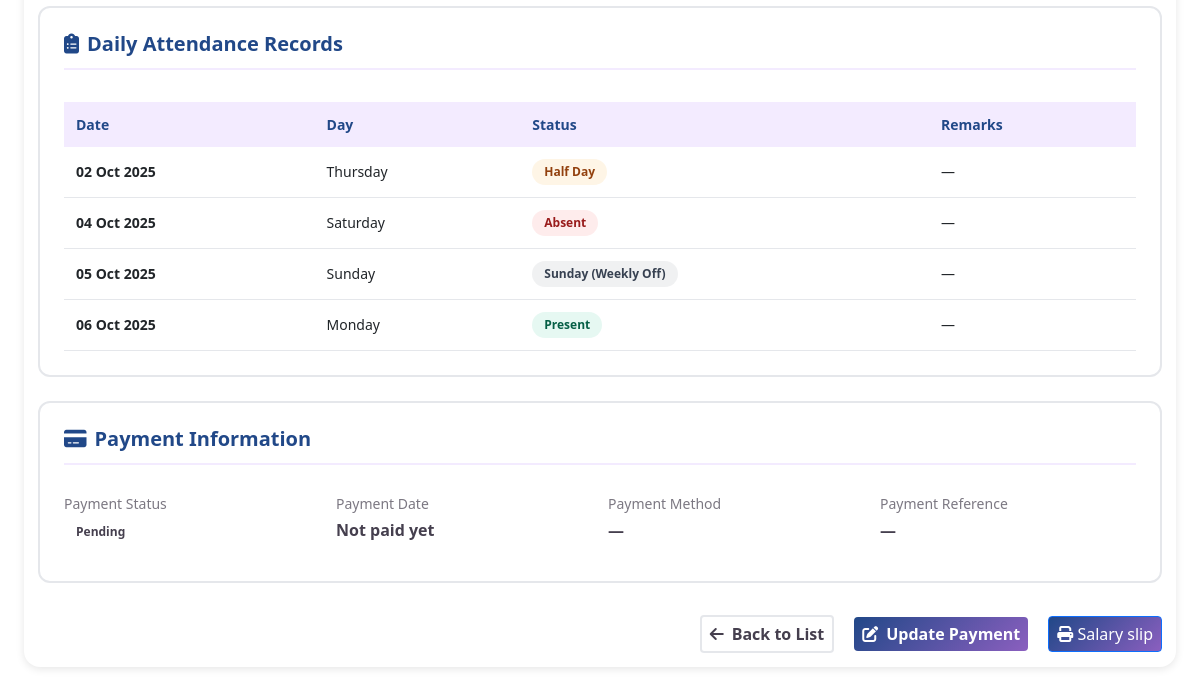
The app's page /utils/salary/detail/1/ (signed in, lower part), older data.
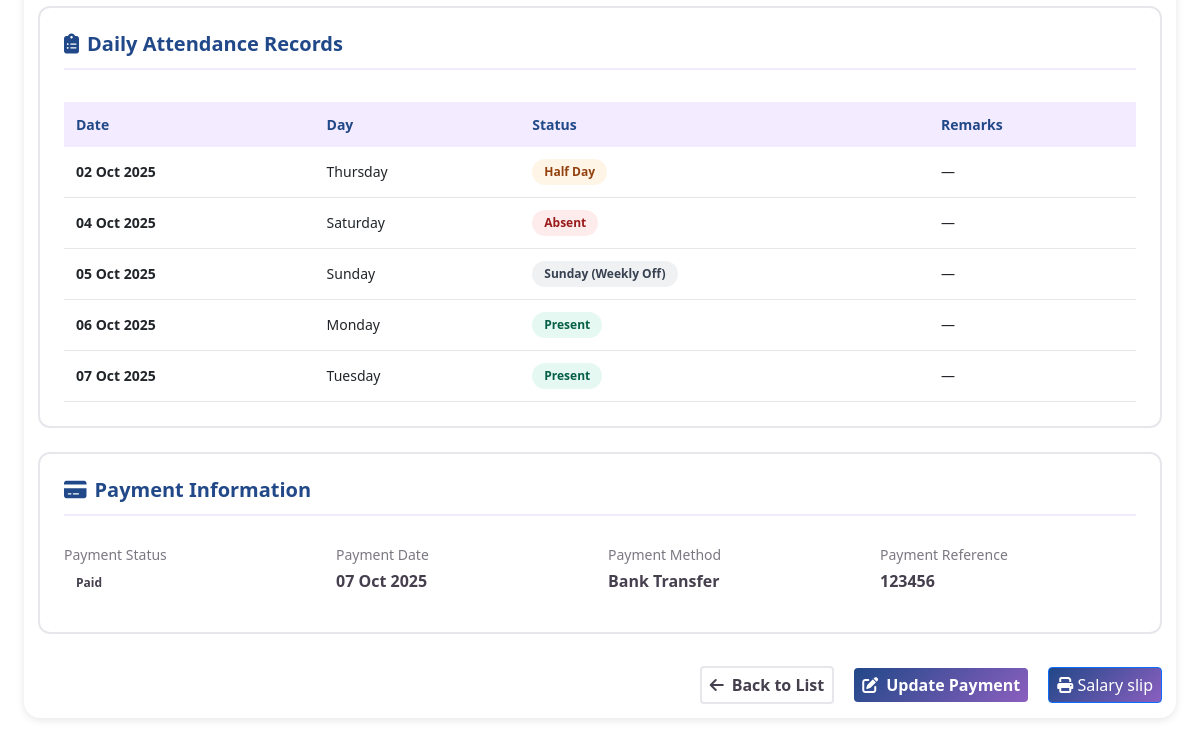
The same page, newer data.
### utils/models.py (models this page shows, shortened)
class Attendance(models.Model):
    STATUS_CHOICES = [
        ('present', 'Present'),
        ('absent', 'Absent'),
        ('half_day', 'Half Day'),
        ('sunday', 'Sunday (Weekly Off)'),
    ]
    teacher = models.ForeignKey('Teacher', on_delete=models.CASCADE, related_name='attendances')
    date = models.DateField()
    status = models.CharField(max_length=20, choices=STATUS_CHOICES)
    remarks = models.TextField(blank=True, help_text="Reason for absence or any notes")
    marked_by = models.CharField(max_length=100, blank=True)  # Admin who marked attendance
    marked_at = models.DateTimeField(auto_now_add=True)
    updated_at = models.DateTimeField(auto_now=True)
    class Meta:
        ordering = ['-date']
        unique_together = ['teacher', 'date']
        verbose_name = 'Attendance'
        verbose_name_plural = 'Attendance Records'
        indexes = [
            models.Index(fields=['teacher', 'date']),
            models.Index(fields=['date']),
        ]

class MonthlySalary(models.Model):
    PAYMENT_STATUS_CHOICES = [
        ('pending', 'Pending'),
        ('processed', 'Processed'),
        ('paid', 'Paid'),
        ('hold', 'On Hold'),
    ]
    teacher = models.ForeignKey('Teacher', on_delete=models.CASCADE, related_name='monthly_salaries')
    month = models.IntegerField(validators=[MinValueValidator(1), MaxValueValidator(12)])
    year = models.IntegerField(validators=[MinValueValidator(2020)])
    basic_salary = models.DecimalField(max_digits=10, decimal_places=2)
    accommodation_allowance = models.DecimalField(max_digits=10, decimal_places=2, default=0)
    transportation_allowance = models.DecimalField(max_digits=10, decimal_places=2, default=0)
    gross_salary = models.DecimalField(max_digits=10, decimal_places=2, editable=False)
    total_working_days = models.IntegerField(default=0)  # Excludes Sundays
    days_present = models.IntegerField(default=0)
    days_absent = models.IntegerField(default=0)
    half_days = models.IntegerField(default=0)
    bonus = models.DecimalField(max_digits=10, decimal_places=2, default=0,
                               help_text="Performance bonus or incentives")
    overtime_pay = models.DecimalField(max_digits=10, decimal_places=2, default=0,
                                      help_text="Overtime payment")
    other_additions = models.DecimalField(max_digits=10, decimal_places=2, default=0,
                                         help_text="Any other additions")
    other_additions_remarks = models.CharField(max_length=200, blank=True,
                                              help_text="Remarks for other additions")
    total_additions = models.DecimalField(max_digits=10, decimal_places=2, editable=False, default=0)
    absence_deduction = models.DecimalField(max_digits=10, decimal_places=2, default=0)
    other_deductions = models.DecimalField(max_digits=10, decimal_places=2, default=0,
                                          help_text="Any other deductions")
    other_deductions_remarks = models.CharField(max_length=200, blank=True,
                                               help_text="Remarks for other deductions")
    total_deductions = models.DecimalField(max_digits=10, decimal_places=2, editable=False)
    net_salary = models.DecimalField(max_digits=10, decimal_places=2, editable=False)
    payment_status = models.CharField(max_length=20, choices=PAYMENT_STATUS_CHOICES, default='pending')
    payment_date = models.DateField(null=True, blank=True)
    payment_method = models.CharField(max_length=50, blank=True,
                                     help_text="e.g., Bank Transfer, Cash, Cheque")
    payment_reference = models.CharField(max_length=100, blank=True)
    remarks = models.TextField(blank=True)
    calculated_at = models.DateTimeField(auto_now_add=True)
    updated_at = models.DateTimeField(auto_now=True)
    class Meta:
        ordering = ['-year', '-month']
        unique_together = ['teacher', 'month', 'year']
        verbose_name = 'Monthly Salary'
        verbose_name_plural = 'Monthly Salaries'
        indexes = [
            models.Index(fields=['teacher', 'month', 'year']),
            models.Index(fields=['payment_status']),
        ]
    def get_month_name(self):
        months = ['Jan', 'Feb', 'Mar', 'Apr', 'May', 'Jun',
                 'Jul', 'Aug', 'Sep', 'Oct', 'Nov', 'Dec']
        return months[self.month - 1]

### home/decorators.py (the view)
    def wrapper_func(request, *args, **kwargs):
        if request.user.is_authenticated:
            return view_func(request,*args,**kwargs)
        else:
            messages.info(request,"You are not logged in please login to continue")
            return redirect("signin")

### home/context_processors.py (called while the page is built)
def user_context(request):
    if isinstance(request.user, AnonymousUser):
        return {}
    return {
        'user_full_name': f"{request.user.first_name} {request.user.last_name}".strip(),
        'user_initials': f"{request.user.first_name[:1]}{request.user.last_name[:1]}".upper() if request.user.first_name and request.user.last_name else request.user.username[:2].upper(),
        'user_role_display': request.user.role.title() if hasattr(request.user, 'role') else 'User',
    }

### utils/views.py (called while the page is built)
@unauthenticated_user
def salary_detail(request, salary_id):
    salary = get_object_or_404(MonthlySalary, pk=salary_id)
    start_date = datetime(salary.year, salary.month, 1).date()
    end_date = datetime(salary.year, salary.month,
                       monthrange(salary.year, salary.month)[1]).date()
    attendances = Attendance.objects.filter(
        teacher=salary.teacher,
        date__gte=start_date,
        date__lte=end_date
    ).order_by('date')
    context = {
        'salary': salary,
        'attendances': attendances,
    }
    return render(request, 'salary/salary_detail.html', context)

### templates/salary/salary_detail.html (shortened to what the changed rows need)
{% extends 'auth_templates/index.html' %}
{% load static %}
{% block content %}
<div class="students-container">
    <div class="dashboard-card-1">
        <div class="card-content">
            <div class="detail-container">
                <div class="section-card">
                    {% if attendances %}
                    <div style="overflow-x: auto;">
                        <table class="attendance-table">
                            <thead>
                                <tr>
                                    <th>Date</th>
                                    <th>Day</th>
                                    <th>Status</th>
                                    <th>Remarks</th>
                                </tr>
                            </thead>
                            <tbody>
                                {% for attendance in attendances %}
                                <tr>
                                    <td><strong>{{ attendance.date|date:"d M Y" }}</strong></td>
                                    <td>{{ attendance.date|date:"l" }}</td>
                                    <td>
                                        <span class="status-badge status-{{ attendance.status }}">
                                            {{ attendance.get_status_display }}
                                        </span>
                                    </td>
                                    <td>{{ attendance.remarks|default:"—" }}</td>
                                </tr>
                                {% endfor %}
                            </tbody>
                        </table>
                    </div>
                    {% else %}
                    <p style="text-align: center; color: var(--text-dark); opacity: 0.6; padding: 2rem;">
                        No attendance records found for this period.
                    </p>
                    {% endif %}
                </div>
                <div class="section-card">
                    <div class="detail-grid">
                        <div class="detail-item">
                            <div class="detail-value">
                                <span class="status-badge status-{{ salary.payment_status }}">
                                    {{ salary.get_payment_status_display }}
                                </span>
                            </div>
                        </div>
                        <div class="detail-item">
                            <div class="detail-label">Payment Date</div>
                            <div class="detail-value">{{ salary.payment_date|date:"d M Y"|default:"Not paid yet" }}
                            </div>
                        </div>
                        <div class="detail-item">
                            <div class="detail-label">Payment Method</div>
                            <div class="detail-value">{{ salary.payment_method|default:"—" }}</div>
                        </div>
                        <div class="detail-item">
                            <div class="detail-label">Payment Reference</div>
                            <div class="detail-value">{{ salary.payment_reference|default:"—" }}</div>
                        </div>
                    </div>
                </div>
            </div>
        </div>
    </div>
</div>
{% endblock %}

Row changes from the older to the newer data that the page shows:
added Attendance: date "07 Oct 2025", date "Tuesday", status "Present", remarks "—"
changed MonthlySalary: payment_status "Pending" → "Paid"; payment_date "Not paid yet" → "07 Oct 2025"; payment_method "—" → "Bank Transfer"; payment_reference "—" → "123456"
